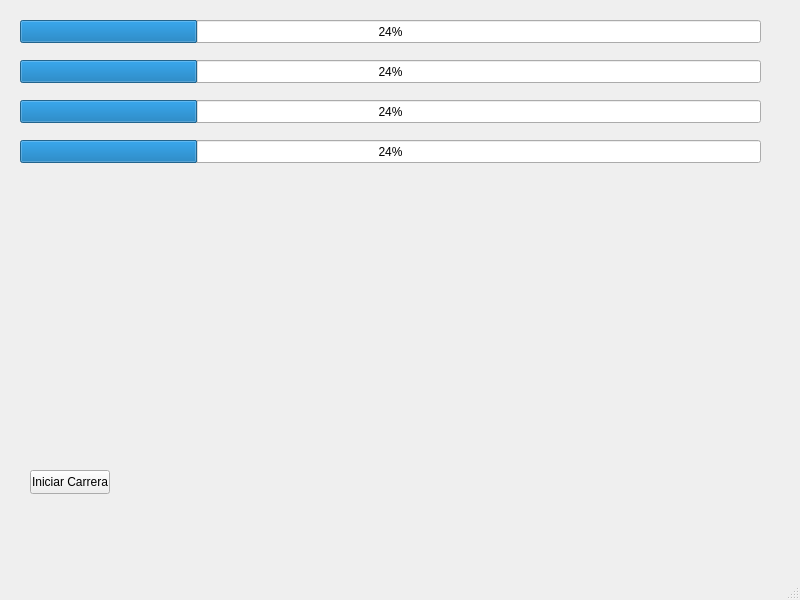
<?xml version="1.0" encoding="UTF-8"?>
<ui version="4.0">
 <class>MainWindow</class>
 <widget class="QMainWindow" name="MainWindow">
  <property name="geometry">
   <rect>
    <x>0</x>
    <y>0</y>
    <width>800</width>
    <height>600</height>
   </rect>
  </property>
  <property name="windowTitle">
   <string>MainWindow</string>
  </property>
  <widget class="QWidget" name="centralwidget">
   <widget class="QProgressBar" name="progressBarCaballo1">
    <property name="geometry">
     <rect>
      <x>20</x>
      <y>20</y>
      <width>741</width>
      <height>23</height>
     </rect>
    </property>
    <property name="value">
     <number>24</number>
    </property>
   </widget>
   <widget class="QProgressBar" name="progressBarCaballo2">
    <property name="geometry">
     <rect>
      <x>20</x>
      <y>60</y>
      <width>741</width>
      <height>23</height>
     </rect>
    </property>
    <property name="value">
     <number>24</number>
    </property>
   </widget>
   <widget class="QProgressBar" name="progressBarCaballo3">
    <property name="geometry">
     <rect>
      <x>20</x>
      <y>100</y>
      <width>741</width>
      <height>23</height>
     </rect>
    </property>
    <property name="value">
     <number>24</number>
    </property>
   </widget>
   <widget class="QProgressBar" name="progressBarCaballo4">
    <property name="geometry">
     <rect>
      <x>20</x>
      <y>140</y>
      <width>741</width>
      <height>23</height>
     </rect>
    </property>
    <property name="value">
     <number>24</number>
    </property>
   </widget>
   <widget class="QPushButton" name="pushButton">
    <property name="geometry">
     <rect>
      <x>30</x>
      <y>470</y>
      <width>80</width>
      <height>24</height>
     </rect>
    </property>
    <property name="text">
     <string>Iniciar Carrera</string>
    </property>
   </widget>
  </widget>
  <widget class="QMenuBar" name="menubar">
   <property name="geometry">
    <rect>
     <x>0</x>
     <y>0</y>
     <width>800</width>
     <height>21</height>
    </rect>
   </property>
  </widget>
  <widget class="QStatusBar" name="statusbar"/>
 </widget>
 <resources/>
 <connections/>
</ui>
